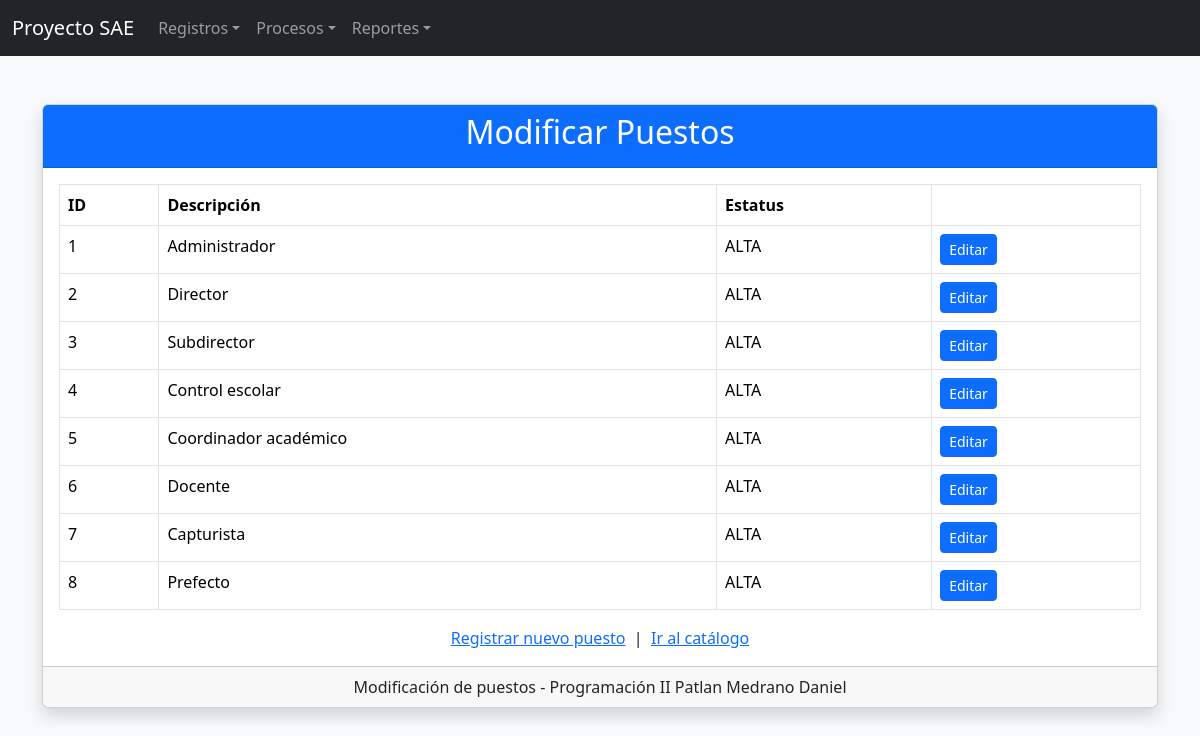
Screenshot of /formularios/modificar/Modificar_Puestos.php with the database file from the repository.
### tables this page shows
CREATE TABLE puesto (
    ID_PUESTO           INT AUTO_INCREMENT PRIMARY KEY,
    DESCRIPCION_PUESTO  VARCHAR(50) NOT NULL,
    STATUS_PUESTO       VARCHAR(4)  NOT NULL DEFAULT 'ALTA'
);

### config/conexion.php (called while the page is built, shortened)
<?php
$base = preg_replace('#/(Cruds|formularios)/.*$#i', '', $_SERVER['SCRIPT_NAME']);

### formularios/modificar/Modificar_Puestos.php (the view, shortened to what this page needs)
<?php
require_once "../../config/conexion.php";
$puesto = null;
$listaPuestos = null;
if ($puesto === null) {
    $listaPuestos = $conexion->query("SELECT * FROM puesto ORDER BY ID_PUESTO");
}
?>
<!DOCTYPE html>
<html lang="es">
<head>
    <link href="<?= $base ?>/assets/css/bootstrap.min.css" rel="stylesheet">
</head>
<body class="bg-light">
<?php include __DIR__ . "/../../NavBar/navbar.php"; ?>
<div class="container mt-5">
    <div class="card shadow">
        <div class="card-header bg-primary text-white text-center">
            <h2>Modificar Puestos</h2>
        </div>
        <div class="card-body">
            <?php if ($puesto !== null) { ?>
                <form method="POST">
                    <input type="hidden" name="id" value="<?php echo $puesto["ID_PUESTO"]; ?>">
                    <div class="mb-3">
                        <label class="form-label">Id de puesto</label>
                        <input type="text" class="form-control" value="<?php echo $puesto["ID_PUESTO"]; ?>" readonly>
                    </div>
                    <div class="mb-3">
                        <label class="form-label">Descripción del puesto</label>
                        <input type="text" name="descripcion" class="form-control" maxlength="50" value="<?php echo htmlspecialchars($puesto["DESCRIPCION_PUESTO"]); ?>" required>
                    </div>
                    <div class="mb-3">
                        <label class="form-label">Estatus</label>
                        <select name="estatus" class="form-control">
                            <option value="ALTA" <?php if ($puesto["STATUS_PUESTO"] == "ALTA") echo "selected"; ?>>ALTA</option>
                            <option value="BAJA" <?php if ($puesto["STATUS_PUESTO"] == "BAJA") echo "selected"; ?>>BAJA</option>
                        </select>
                    </div>
                    <button type="submit" name="actualizar" class="btn btn-primary">Guardar cambios</button>
                    <a href="<?= $base ?>/Cruds/crudpuestos.php" class="btn btn-secondary">Cancelar</a>
                </form>
            <?php } else { ?>
                <table class="table table-bordered table-hover">
                    <thead>
                        <tr>
                            <th>ID</th>
                            <th>Descripción</th>
                            <th>Estatus</th>
                            <th></th>
                        </tr>
                    </thead>
                    <tbody>
                        <?php if ($listaPuestos && $listaPuestos->num_rows > 0) { ?>
                            <?php while ($fila = $listaPuestos->fetch_assoc()) { ?>
                                <tr>
                                    <td><?php echo $fila["ID_PUESTO"]; ?></td>
                                    <td><?php echo htmlspecialchars($fila["DESCRIPCION_PUESTO"]); ?></td>
                                    <td><?php echo htmlspecialchars($fila["STATUS_PUESTO"]); ?></td>
                                    <td><a href="?id=<?php echo $fila["ID_PUESTO"]; ?>" class="btn btn-sm btn-primary">Editar</a></td>
                                </tr>
                            <?php } ?>
                        <?php } else { ?>
                            <tr>
                                <td colspan="4" class="text-center">No hay puestos registrados todavía.</td>
                            </tr>
                        <?php } ?>
                    </tbody>
                </table>
            <?php } ?>
            <div class="text-center mt-3">
                <a href="../alta/Formulario_Puestos.php">Registrar nuevo puesto</a>
                &nbsp;|&nbsp;
                <a href="<?= $base ?>/Cruds/crudpuestos.php">Ir al catálogo</a>
            </div>
        </div>
        <div class="card-footer text-center">
            Modificación de puestos - Programación II Patlan Medrano Daniel
        </div>
    </div>
</div>
</body>
</html>

### rows the page displays
puesto: ID_PUESTO "1", DESCRIPCION_PUESTO "Administrador", STATUS_PUESTO "ALTA"
puesto: ID_PUESTO "2", DESCRIPCION_PUESTO "Director", STATUS_PUESTO "ALTA"
puesto: ID_PUESTO "3", DESCRIPCION_PUESTO "Subdirector", STATUS_PUESTO "ALTA"
puesto: ID_PUESTO "4", DESCRIPCION_PUESTO "Control escolar", STATUS_PUESTO "ALTA"
puesto: ID_PUESTO "5", DESCRIPCION_PUESTO "Coordinador académico", STATUS_PUESTO "ALTA"
puesto: ID_PUESTO "6", DESCRIPCION_PUESTO "Docente", STATUS_PUESTO "ALTA"
puesto: ID_PUESTO "7", DESCRIPCION_PUESTO "Capturista", STATUS_PUESTO "ALTA"
puesto: ID_PUESTO "8", DESCRIPCION_PUESTO "Prefecto", STATUS_PUESTO "ALTA"
